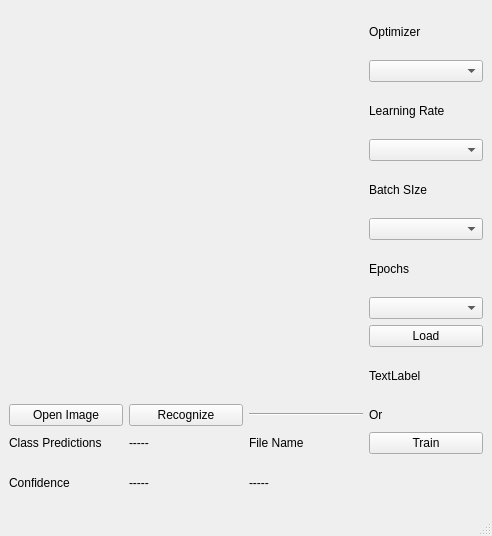
<?xml version="1.0" encoding="UTF-8"?>
<ui version="4.0">
 <class>MainWindow</class>
 <widget class="QMainWindow" name="MainWindow">
  <property name="geometry">
   <rect>
    <x>0</x>
    <y>0</y>
    <width>492</width>
    <height>536</height>
   </rect>
  </property>
  <property name="windowTitle">
   <string>MainWindow</string>
  </property>
  <widget class="QWidget" name="centralwidget">
   <layout class="QGridLayout" name="gridLayout_2">
    <item row="0" column="0">
     <layout class="QGridLayout" name="gridLayout">
      <item row="3" column="3">
       <widget class="QComboBox" name="learningRateCombo">
        <property name="placeholderText">
         <string/>
        </property>
       </widget>
      </item>
      <item row="6" column="3">
       <widget class="QLabel" name="label_4">
        <property name="text">
         <string>Epochs</string>
        </property>
       </widget>
      </item>
      <item row="1" column="3">
       <widget class="QComboBox" name="optimizerCombo">
        <property name="placeholderText">
         <string/>
        </property>
       </widget>
      </item>
      <item row="10" column="3">
       <widget class="QLabel" name="label_6">
        <property name="text">
         <string>Or</string>
        </property>
       </widget>
      </item>
      <item row="8" column="3">
       <widget class="QPushButton" name="loadModelBtn">
        <property name="text">
         <string>Load</string>
        </property>
       </widget>
      </item>
      <item row="12" column="2">
       <widget class="QLabel" name="textFname">
        <property name="text">
         <string>-----</string>
        </property>
       </widget>
      </item>
      <item row="10" column="0">
       <widget class="QPushButton" name="openImageBtn">
        <property name="text">
         <string>Open Image</string>
        </property>
       </widget>
      </item>
      <item row="11" column="1">
       <widget class="QLabel" name="predLabel">
        <property name="text">
         <string>-----</string>
        </property>
       </widget>
      </item>
      <item row="4" column="3">
       <widget class="QLabel" name="label_5">
        <property name="text">
         <string>Batch SIze</string>
        </property>
       </widget>
      </item>
      <item row="10" column="1">
       <widget class="QPushButton" name="recogImageBtn">
        <property name="text">
         <string>Recognize</string>
        </property>
       </widget>
      </item>
      <item row="9" column="3">
       <widget class="QLabel" name="modelLabel">
        <property name="text">
         <string>TextLabel</string>
        </property>
       </widget>
      </item>
      <item row="2" column="3">
       <widget class="QLabel" name="label_3">
        <property name="text">
         <string>Learning Rate</string>
        </property>
       </widget>
      </item>
      <item row="12" column="0">
       <widget class="QLabel" name="label_9">
        <property name="text">
         <string>Confidence</string>
        </property>
       </widget>
      </item>
      <item row="12" column="1">
       <widget class="QLabel" name="probLabel">
        <property name="text">
         <string>-----</string>
        </property>
       </widget>
      </item>
      <item row="11" column="3">
       <widget class="QPushButton" name="trainBtn">
        <property name="text">
         <string>Train</string>
        </property>
       </widget>
      </item>
      <item row="11" column="0">
       <widget class="QLabel" name="label_7">
        <property name="text">
         <string>Class Predictions</string>
        </property>
       </widget>
      </item>
      <item row="0" column="3">
       <widget class="QLabel" name="label_2">
        <property name="text">
         <string>Optimizer</string>
        </property>
       </widget>
      </item>
      <item row="7" column="3">
       <widget class="QComboBox" name="epochsCombo">
        <property name="currentText">
         <string/>
        </property>
        <property name="currentIndex">
         <number>-1</number>
        </property>
        <property name="placeholderText">
         <string/>
        </property>
       </widget>
      </item>
      <item row="5" column="3">
       <widget class="QComboBox" name="batchCombo">
        <property name="currentText">
         <string/>
        </property>
        <property name="placeholderText">
         <string/>
        </property>
       </widget>
      </item>
      <item row="0" column="0" rowspan="10" colspan="3">
       <widget class="QLabel" name="imageSpace">
        <property name="text">
         <string/>
        </property>
        <property name="pixmap">
         <pixmap>notLoaded.png</pixmap>
        </property>
        <property name="scaledContents">
         <bool>true</bool>
        </property>
       </widget>
      </item>
      <item row="11" column="2">
       <widget class="QLabel" name="label">
        <property name="text">
         <string>File Name</string>
        </property>
       </widget>
      </item>
      <item row="10" column="2">
       <widget class="Line" name="line">
        <property name="orientation">
         <enum>Qt::Horizontal</enum>
        </property>
       </widget>
      </item>
     </layout>
    </item>
   </layout>
  </widget>
  <widget class="QMenuBar" name="menubar">
   <property name="geometry">
    <rect>
     <x>0</x>
     <y>0</y>
     <width>492</width>
     <height>26</height>
    </rect>
   </property>
  </widget>
  <widget class="QStatusBar" name="statusbar"/>
 </widget>
 <resources/>
 <connections/>
</ui>
